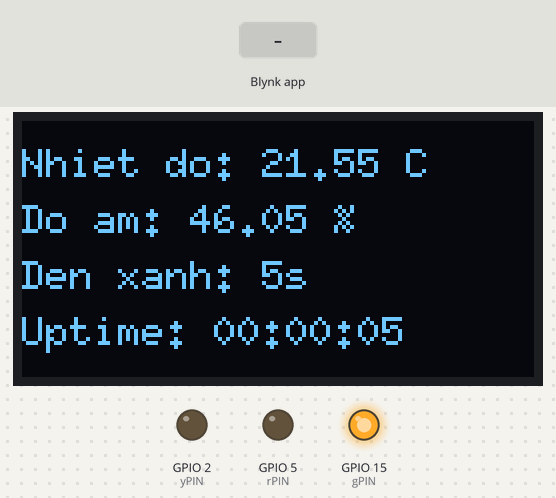
The program below on a simulated ESP8266 (NodeMCU). On the bench: 128×64 one-colour display, output pins drawn as LEDs (lit = HIGH). The test bench sets the inputs (shaded band). WiFi joins after 1.5 s; servers stay silent unless stated; random numbers use the default seed unless the program sets one.

Above: at 5.6 s.
5.7 s: Blynk app writes 1 to V3
At 10.9 s:
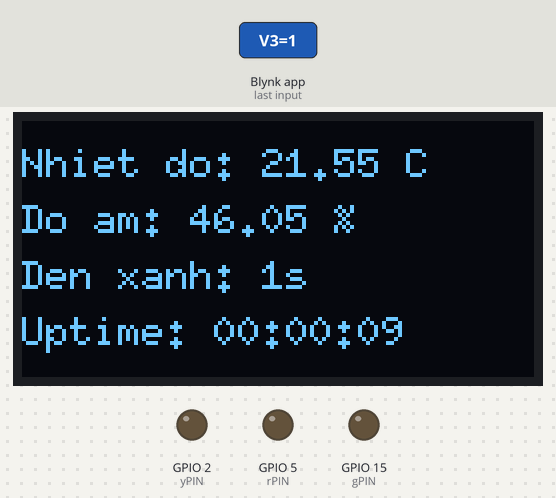
13.0 s: Blynk app writes 0 to V3
At 15.3 s:
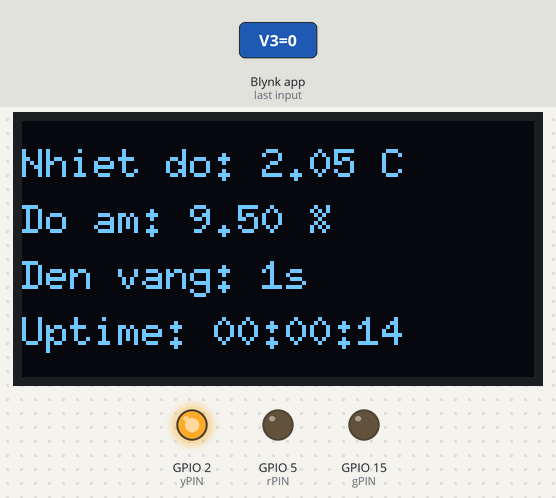
At 16.8 s:
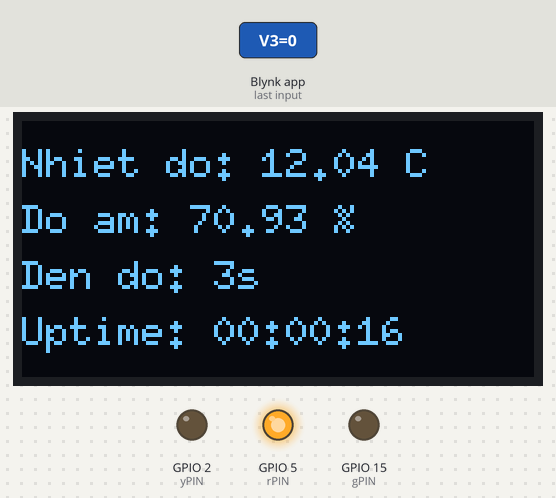
18.5 s: Blynk app writes 200 to V3
Timing chart, 0 to 28.0 s (numbered marks = the images above; inputs shaded):
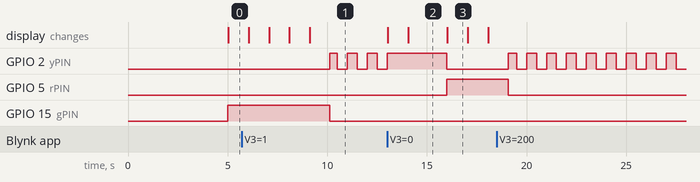

Measured:
- after the input at 13.0 s, GPIO 5 (rPIN): LOW → HIGH after 3.0 s; the display: first changes at once (image 2 shows a later state)
- by itself, GPIO 2 (yPIN): alternates HIGH for 0.50 s and LOW for 0.50 s
- what the display in image 2 shows lasts 1.9 s, from 14.1 s to 16.0 s
- what the display in image 3 shows lasts 1.1 s, from 16.0 s to 17.1 s

The program:

main.cpp
```cpp
#define BLYNK_TEMPLATE_ID "TMPL6ZLCad5kE"
#define BLYNK_TEMPLATE_NAME "ESP8266"
#define BLYNK_AUTH_TOKEN "XVy7pNOV6Mh-Qv1Pz9y9FxqR2Tt1-phq"

#include <Arduino.h>
#include "utils.h"
#include <Adafruit_Sensor.h>

#include <ESP8266WiFi.h>
char ssid[] = "CNTT-MMT";
char pass[] = "13572468";
#include <BlynkSimpleEsp8266.h>

#include <DHT.h>
#include <Wire.h>
#include <U8g2lib.h>

#define gPIN 15
#define yPIN 2
#define rPIN 5

#define dhtPIN 16
#define dhtTYPE DHT11

#define OLED_SDA 13
#define OLED_SCL 12

#include <cstdlib> // Thêm thư viện tạo số ngẫu nhiên

U8G2_SH1106_128X64_NONAME_F_HW_I2C oled(U8G2_R0, /* reset=*/ U8X8_PIN_NONE);
DHT dht(dhtPIN, dhtTYPE);

float fHumidity = 0.0;
float fTemperature = 0.0;
ulong startTime = 0; // Lưu thời gian ESP32 bắt đầu chạy
bool yellowBlinkMode = false; // Chế độ đèn vàng nhấp nháy
BlynkTimer timer;


BLYNK_WRITE(V3) {
  yellowBlinkMode = param.asInt();
}

void GenerateRandomTempHumidity() {
  fTemperature = -40.0 + static_cast<float>(rand()) / (static_cast<float>(RAND_MAX / (80.0 + 40.0)));
  fHumidity = static_cast<float>(rand()) / (static_cast<float>(RAND_MAX / 100.0));
}

String GetUptime() {
  ulong elapsed = millis() / 1000; // Chuyển từ ms → giây
  int hours = elapsed / 3600;
  int minutes = (elapsed % 3600) / 60;
  int seconds = elapsed % 60;

  char buffer[20];
  sprintf(buffer, "Uptime: %02d:%02d:%02d", hours, minutes, seconds);
  return String(buffer);
}

void SendDataToBlynk() {
  Blynk.virtualWrite(V0, GetUptime());
  Blynk.virtualWrite(V1, fTemperature);
  Blynk.virtualWrite(V2, fHumidity);
}

void TrafficLightControl() {
  static ulong lastTimer = 0;
  static int state = 0;
  static const int ledPin[3] = {gPIN, yPIN, rPIN};
  static const int durations[3] = {5000, 2000, 3000};

  if (yellowBlinkMode) {
    digitalWrite(gPIN, LOW);
    digitalWrite(rPIN, LOW);
    digitalWrite(yPIN, millis() % 1000 < 500 ? HIGH : LOW);
    return;
  }

  if (!IsReady(lastTimer, durations[state])) return;

  digitalWrite(gPIN, LOW);
  digitalWrite(yPIN, LOW);
  digitalWrite(rPIN, LOW);
  digitalWrite(ledPin[state], HIGH);

  GenerateRandomTempHumidity();

  String status;
  int countdown = 0;
  if (state == 0) { status = "Den xanh: "; countdown = 5; }
  else if (state == 1) { status = "Den vang: "; countdown = 2; }
  else { status = "Den do: "; countdown = 3; }

  for (int i = countdown; i >= 1; i--) {
    oled.clearBuffer();
    oled.setFont(u8g2_font_6x10_tf);

    String tempStr = StringFormat("Nhiet do: %.2f C", fTemperature);
    oled.drawUTF8(0, 14, tempStr.c_str());

    String humidStr = StringFormat("Do am: %.2f %%", fHumidity);
    oled.drawUTF8(0, 28, humidStr.c_str());

    String trafficStr = status + String(i) + "s";
    oled.drawUTF8(0, 42, trafficStr.c_str());

    String uptimeStr = GetUptime();
    oled.drawUTF8(0, 56, uptimeStr.c_str());

    oled.sendBuffer();
    delay(1000);
  }

  state = (state + 1) % 3;
}


void setup() {
  Serial.begin(115200);
  pinMode(gPIN, OUTPUT);
  pinMode(yPIN, OUTPUT);
  pinMode(rPIN, OUTPUT);

  digitalWrite(gPIN, LOW);
  digitalWrite(yPIN, LOW);
  digitalWrite(rPIN, LOW);

  dht.begin();
  Wire.begin(OLED_SDA, OLED_SCL);

  oled.begin();
  oled.clearBuffer();
  oled.setFont(u8g2_font_6x10_tf);
  oled.drawUTF8(0, 14, "Van Huynh Tuong An");
  oled.drawUTF8(0, 28, "Huynh Van Nhan");
  oled.drawUTF8(0, 42, "Nguyen Khanh Phuong");
  oled.sendBuffer();

  startTime = millis(); // Bắt đầu tính thời gian hoạt động
  Blynk.begin(BLYNK_AUTH_TOKEN, ssid, pass);
  timer.setInterval(2000L, SendDataToBlynk);
}

void loop() {
  Blynk.run();
  timer.run();
  TrafficLightControl();
}
```

utils.cpp
```cpp
#include "utils.h"

bool IsReady(unsigned long &ulTimer, uint32_t millisecond) {
    if (millis() - ulTimer < millisecond) return false;
    ulTimer = millis();
    return true;
  }
  //Định dạng chuỗi %s,%d,...
  String StringFormat(const char* fmt, ...){
    va_list vaArgs;
    va_start(vaArgs, fmt);
    va_list vaArgsCopy;
    va_copy(vaArgsCopy, vaArgs);
    const int iLen = vsnprintf(NULL, 0, fmt, vaArgsCopy);
    va_end(vaArgsCopy);
    int iSize = iLen + 1;
    char* buff = (char*)malloc(iSize);
    vsnprintf(buff, iSize, fmt, vaArgs);
    va_end(vaArgs);
    String s = buff;
    free(buff);
    return String(s);
  }
```

utils.h
```cpp
#pragma once
#include <Arduino.h>

bool IsReady(unsigned long &ulTimer, uint32_t millisecond);
String StringFormat(const char* fmt, ...);
```
